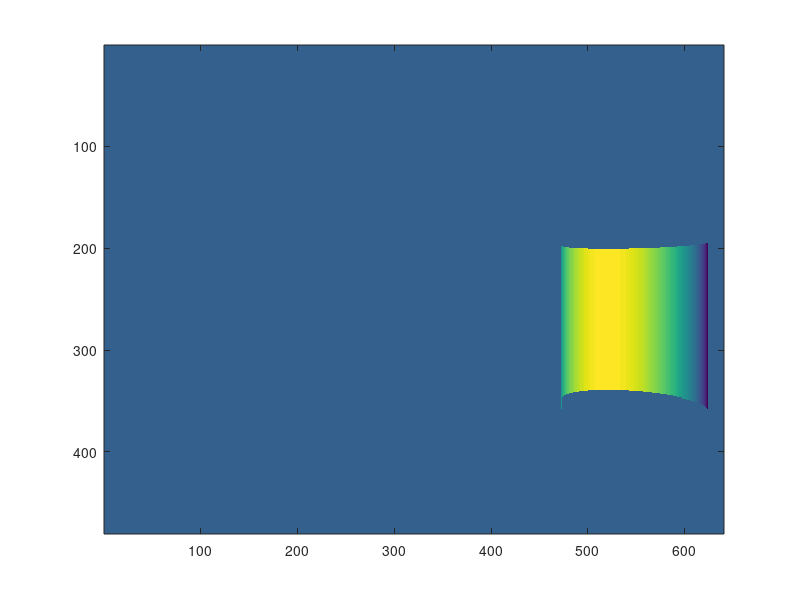

Write MATLAB code to recreate this figure.
Xc = [.6,.3,1.5]; %coordinates of hallucinated robot origin in camera frame (right = x, down = y, out = z)

r = .18;    %radius of robot
height = .4;%height of robot

camera_height = .3;

dim = [640,480];    %[width,height] of image

simulated_image = ones(dim(2),dim(1)) * Xc(3);

%Default kinect calibration values used by ROS
K = [575.8157348632812, 0.0, 314.5; 0.0, 575.8157348632812, 235.5; 0.0, 0.0, 1.0];

h_squared = Xc(1)^2 + Xc(3)^2;
h = sqrt(h_squared);

theta_c = atan2(Xc(1),Xc(3));
theta_d = asin(r/h);

Xt_lb = [h*sin(theta_c - theta_d), Xc(2), h*cos(theta_c - theta_d)]';
Xt_rb = [h*sin(theta_c + theta_d), Xc(2), h*cos(theta_c + theta_d)]';

Xt_lt = Xt_lb + [0,-height,0]';
Xt_rt = Xt_rb + [0,-height,0]';


U_lb = Xt_lb/Xt_lb(3);  %ray to bottom left point
U_rb = Xt_rb/Xt_rb(3);  %ray to bottom right point
U_lt = Xt_lt/Xt_lt(3);  %ray to top left point
U_rt = Xt_rt/Xt_rt(3);  %ray to top right point

p_lb = K * U_lb;
p_rb = K * U_rb;
p_lt = K * U_lt;
p_rt = K * U_rt;


p_l_int = max(1,floor(p_lb(1))); %remember to use 0 indexing in C
p_r_int = min(ceil(p_rb(1)),dim(1));

p_b_int = min(ceil(p_rb(2)),dim(2));
p_t_int = max(1,floor(p_lt(2)));

row_range = p_t_int:p_b_int;

simulated_image(row_range,p_l_int) = Xt_lb(3);
simulated_image(row_range,p_r_int) = Xt_rb(3);

for p_x = p_l_int+1:p_r_int-1
    
    %reprojecting x pixel coordinate at center of y coordinates to ray
    L = K\[p_x;K(2,3);1];
    
    %%Equivalent to the below 
    %L = K\p_reproj;    %reprojecting pixel to ray
    %L(2) = 0;
    
    %equations for intersection of ray and circle
    a = L(1)^2 + L(3)^2;
    b = -2*(L(1)*Xc(1) + L(3)*Xc(3));
    c = h_squared - r^2;
    
    if b^2-4*a*c < 0
        disp('Error! Complex solution!\n');
        return;
    end

    %solve for parameter t that yields intersection
    %Note that we only care about the more distant intersection 
    %(the + solution)
    t = (-b + sqrt(b^2-4*a*c))/(2*a);
    
    %get world coordinates of intersection
    X_h = L*t;
    
    %for bottom:
    X_hb = X_h + [0,camera_height,0]';
    
    %for top:
    X_ht = X_h + [0,camera_height-height,0]';
    
    %project back to pixels to get y coordinate
    U_xht = X_ht/X_ht(3);
    p_xht = K*U_xht;
    
    U_xhb = X_hb/X_hb(3);
    p_xhb = K*U_xhb;
    
    %get depth for that pixel
    depth = X_h(3);
    
    row_range = max(1,floor(p_xht(2))):min(dim(2),ceil(p_xhb(2)));
    
    simulated_image(row_range,p_x) = depth;
end

figure(1);
imagesc(simulated_image);